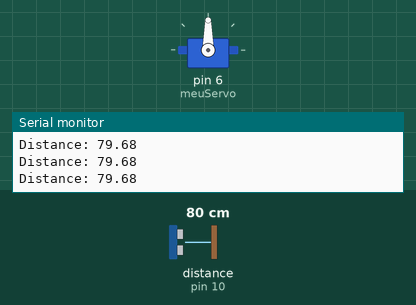
Bench run of a sketch on a simulated Arduino Uno, built with avr-gcc and run on an emulated ATmega328P. Shown: servo, the last lines printed to the serial monitor. Wiring (inferred from the names in the program): ultrasonic range finder: trigger pin 9; echo pin 10. Inputs (shaded band) come from the test bench; at power-on: distance to the obstacle (sensor on pin 10) 80 cm. The echo pulse lasts 58.3 µs per cm.

Above: at 1.2 s.
1.3 s: distance to the obstacle (sensor on pin 10) set to 2 cm
At 2.5 s:
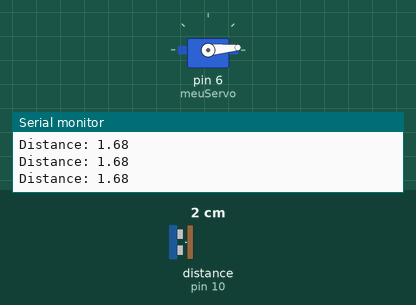
2.8 s: distance to the obstacle (sensor on pin 10) set to 9 cm
At 3.2 s:
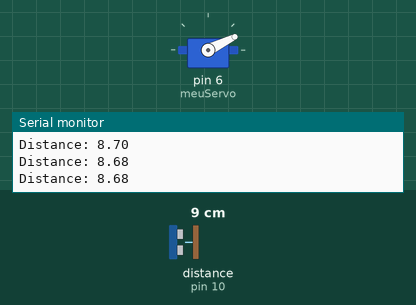
4.3 s: distance to the obstacle (sensor on pin 10) set to 18 cm
At 5.1 s:
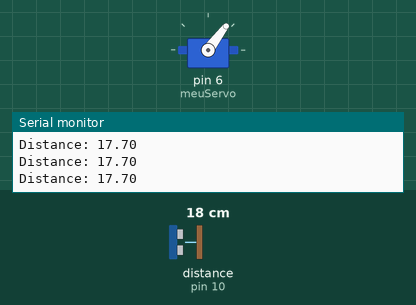
5.8 s: distance to the obstacle (sensor on pin 10) set to 35 cm
At 6.3 s:
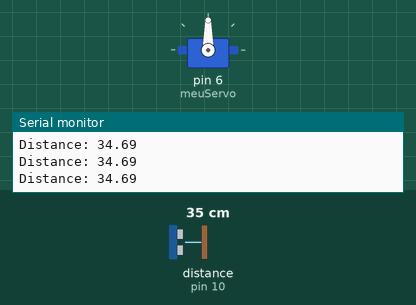
Timing chart, 0 to 8.3 s (numbered marks = the images above; inputs shaded):
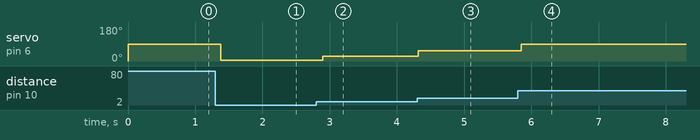

Measured:
- after the input at 1.3 s, servo on pin 6 (meuServo): 90° → 5° after 0.08 s
- after the input at 2.8 s, servo on pin 6 (meuServo): 5° → 26° after 0.09 s
- after the input at 4.3 s, servo on pin 6 (meuServo): 26° → 53° at once
- after the input at 5.8 s, servo on pin 6 (meuServo): 53° → 90° after 0.05 s

The sketch:

07_servo_dist.ino
```cpp
#include <Servo.h> // Inclui a biblioteca Servo para controlar servos

const int trigPin = 9;
const int echoPin = 10;

Servo meuServo;      // Cria um objeto Servo para controlar o servo motor
int pos;             // Declara uma variável para a posição do servo

float duration, distance;

void setup() {
  pinMode(trigPin, OUTPUT);
  pinMode(echoPin, INPUT);
  meuServo.attach(6);       // Associa o servo motor ao pino digital 6
  meuServo.write(0);        // Posição inicial = 0 graus
  Serial.begin(9600);
}

void loop() {
  // Geração do pulso
  digitalWrite(trigPin, LOW);
  delayMicroseconds(2);
  digitalWrite(trigPin, HIGH);
  delayMicroseconds(10);
  digitalWrite(trigPin, LOW);

  // Cálculo da distância
  duration = pulseIn(echoPin, HIGH);
  distance = (duration * 0.0343) / 2;

  // Imprime na serial
  Serial.print("Distance: ");
  Serial.println(distance);

  // Ajusta para o ângulo do servo de 0 a 90°
  pos = distance * 3;
  if(pos >= 90){
    pos = 90;
  }
  meuServo.write(pos);   // Define a posição do servo
  delay(100);
}
```
